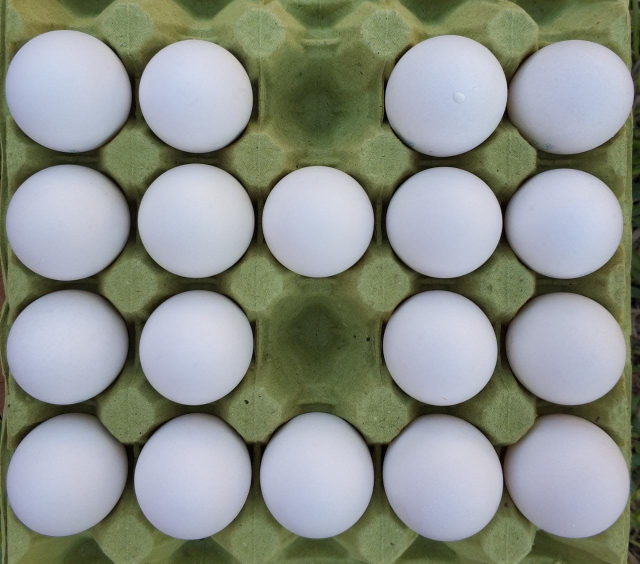
#> input picture img/ovos.jpeg, 1280 x 1127 px (shown at 1/2 size)
$ python dilate.py
#> lines starting #> are read from the running program, lines starting #| are printed output that depends on the picture; after the words box and inside, x2 and y2 are one past the last pixel; in counts of white or black regions, pixels touching at a corner belong together
### funcoes.py
import cv2
from matplotlib import numpy

def binariza (img, limiar, obj = True):
    linhas = img.shape[0]
    colunas = img.shape[1]

    for i in range (0, linhas):
        for j in range (0, colunas):
            if obj == False:
                if (img[i][j]) < limiar:
                    img[i][j] = 255
                else:
                    img[i][j] = 0
            else:
                if(img[i][j]) > limiar:
                    img[i][j] = 255
                else:
                    img[i][j] = 0
    return img


# [12 lines left out: function limites_hsv, not called in this run]

### 04 - April/05-04-2022/dilate.py
import cv2
from funcoes import  binariza
img_original = cv2.imread("../../img/ovos.jpeg")
#> img_original is the input picture: shape (1127, 1280, 3); mean B, G, R 137.3, 145.2, 139.6
img = cv2.resize(img_original, None, fx = 0.3, fy = 0.3 )
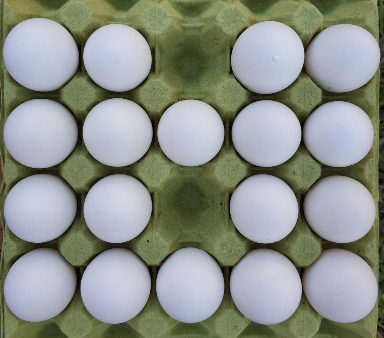
#> img: shape (338, 384, 3); mean B, G, R 137.3, 145.1, 139.5
img_cinza = cv2.cvtColor(img, cv2.COLOR_BGR2GRAY)
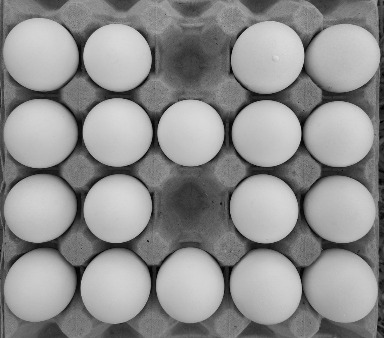
#> img_cinza: shape (338, 384); min 0, max 221, mean 142.6
cv2.imshow("Original", img_cinza)
img_binaria = binariza(img_cinza, 145)
#> after the loop in binariza, `for i in range (0, linhas):`:
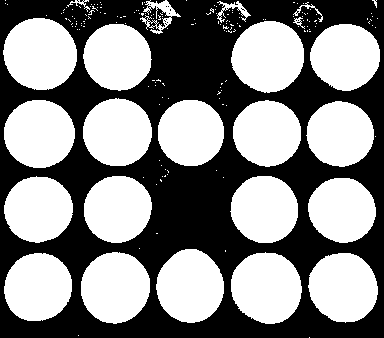
#> img: shape (338, 384); 52.4% white; 15 black regions (14 under 20 px), largest, box (x1, y1, x2, y2) and area: (0, 0, 384, 338) 61820
cv2.imshow("binarizada", img_binaria)

ee = cv2.getStructuringElement(cv2.MORPH_ELLIPSE,(5,5))
img_erodida=cv2.erode(img_binaria, ee, iterations=2)
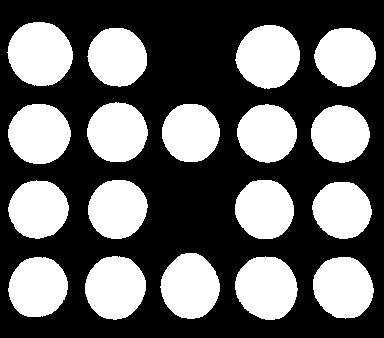
#> img_erodida: shape (338, 384); 39.7% white; 18 white regions, largest, box (x1, y1, x2, y2) and area: (7, 22, 73, 86) 3275, (235, 25, 300, 89) 3166, (235, 256, 298, 320) 3098
cv2.imshow("erosao", img_erodida)

img_dilatada = cv2.dilate(img_erodida, ee, iterations=2)
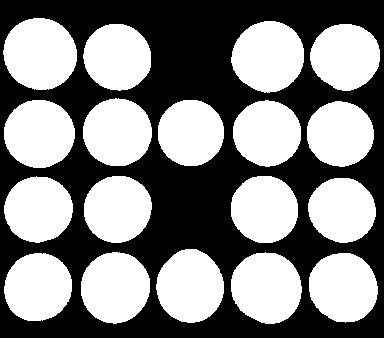
#> img_dilatada: shape (338, 384); 51.3% white; 1 black region, box (x1, y1, x2, y2) and area: (0, 0, 384, 338) 63146
cv2.imshow("dilatada", img_dilatada)
cv2.waitKey()

$ run again, with img/batatas3.jpeg copied over img/ovos.jpeg
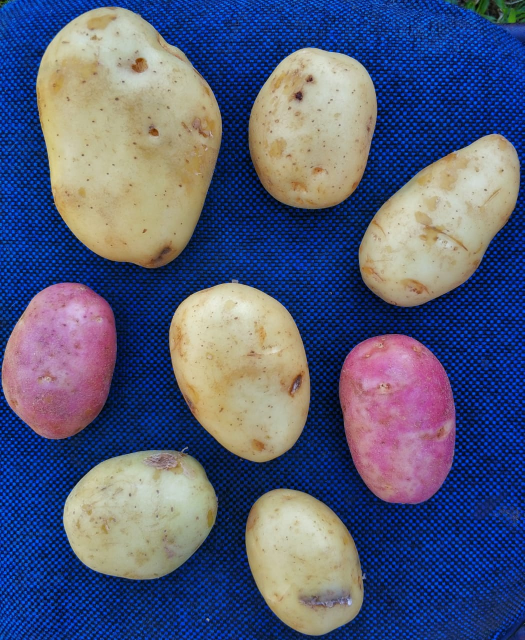
#> input picture img/batatas3.jpeg, 1049 x 1280 px (shown at 1/2 size)
#> img_original is the input picture: shape (1280, 1049, 3); mean B, G, R 123, 92.4, 84.2
#> after the loop in binariza, `for i in range (0, linhas):`:
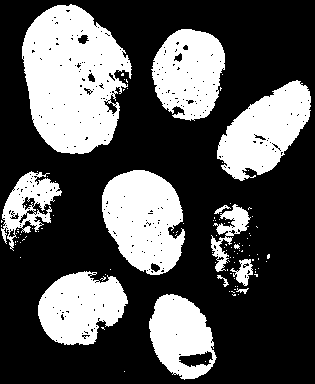
#> img: shape (384, 315); 33.3% white; 107 white regions (94 under 20 px), largest, box (x1, y1, x2, y2) and area: (22, 4, 132, 154) 11551, (102, 170, 185, 275) 6308, (217, 80, 311, 181) 5393
#> img_erodida: shape (384, 315); 16.4% white; 32 white regions (23 under 20 px), largest, box (x1, y1, x2, y2) and area: (26, 9, 121, 150) 6338, (106, 174, 179, 267) 3357, (221, 85, 306, 176) 3105
#> `img_dilatada = cv2.dilate(img_erodida, ee, iterations=2)`:
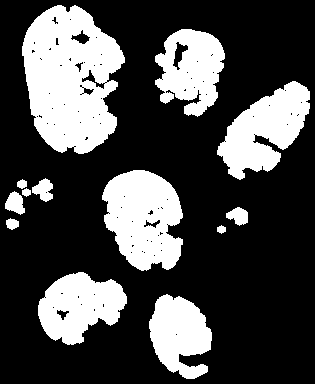
#> img_dilatada: shape (384, 315); 28.8% white; 13 white regions, largest, box (x1, y1, x2, y2) and area: (22, 5, 125, 154) 10774, (102, 170, 183, 271) 5965, (217, 81, 310, 180) 4988
